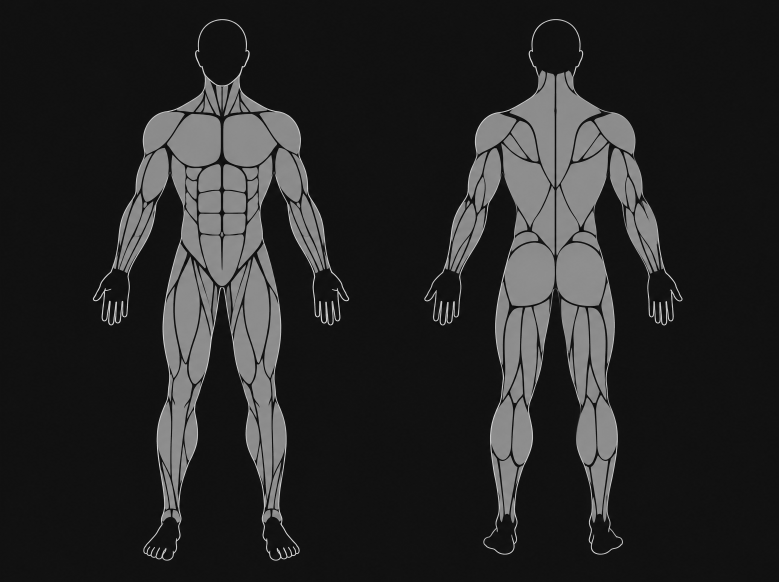
#> input picture .claude/skills/image/bodymap/master.png, 2336 x 1744 px (shown at 1/3 size)
$ python bm1_axis.py
#> lines starting #> are read from the running program, lines starting #| are printed output that depends on the picture; after the words box and inside, x2 and y2 are one past the last pixel; in counts of white or black regions, pixels touching at a corner belong together
"""Stage 1: split the chosen drawing (round 1, C) into its two figures, find each figure's
mirror axis, and write both symmetric versions (left half mirrored, right half mirrored)."""
import json
import numpy as np
from PIL import Image

L = np.asarray(Image.open('master.png').convert('L')).astype(np.float32)
H, W = L.shape
#> H = 1744; W = 2336
content = (L > 60)
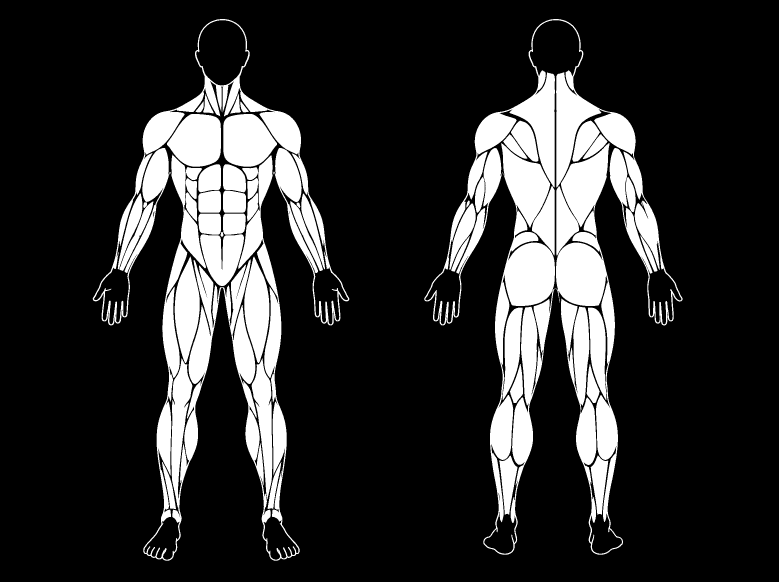
#> content: shape (1744, 2336) bool (shown at 1/3 size); 17.8% white; 53 white regions (1 under 20 px), largest, box (x1, y1, x2, y2) and area: (278, 57, 1048, 1682) 200665, (1450, 430, 1869, 1664) 187516, (1273, 57, 2048, 977) 105312
cols = content.sum(axis=0)
#> cols = 2336 values, max 1145 at index 1775, min 0 at index 0, mean 311.1
mid = W // 2
#> mid = 1168
gap = [x for x in range(mid - 400, mid + 400) if cols[x] == 0]
#> gap = 225 values from 1048 to 1272
split = gap[len(gap) // 2]
#> split = 1160
print('image', W, H, 'split at', split, 'gap', gap[0], gap[-1])
#| image 2336 1744 split at 1160 gap 1048 1272

out = {}
for name, x0, x1 in (('front', 0, split), ('back', split, W)):
    sub = L[:, x0:x1]
    c = sub > 60
    ys, xs = np.where(c)
    bx0, bx1, by0, by1 = xs.min(), xs.max(), ys.min(), ys.max()
    guess = (bx0 + bx1) / 2
    best = None
    # candidate axes on half-pixel steps; score = mean abs diff between the image and its mirror
    for a2 in range(int(2 * guess) - 40, int(2 * guess) + 41):
        a = a2 / 2
        xs_ = np.arange(bx0, bx1 + 1)
        xm = np.round(2 * a - xs_).astype(int)
        ok = (xm >= 0) & (xm < sub.shape[1])
        diff = np.abs(sub[by0:by1 + 1, xs_[ok]] - sub[by0:by1 + 1, xm[ok]]).mean()
        if best is None or diff < best[0]:
            best = (diff, a)
    diff, a = best
    print(name, 'bbox', (bx0, by0, bx1, by1), 'axis', a, 'mirror diff', round(float(diff), 2))
    out[name] = {'x0': int(x0), 'x1': int(x1), 'axis': a, 'bbox': [int(bx0), int(by0), int(bx1), int(by1)]}
    # symmetric versions
    for side in ('L', 'R'):
        sym = sub.copy()
        xs_ = np.arange(sub.shape[1])
        xm = np.round(2 * a - xs_).astype(int)
        valid = (xm >= 0) & (xm < sub.shape[1])
        if side == 'L':   # keep the left half, mirror it onto the right
            tgt = xs_ > a
        else:
            tgt = xs_ < a
        m = tgt & valid
        sym[:, xs_[m]] = sub[:, xm[m]]
        sym[:, xs_[tgt & ~valid]] = sub[0, 0]
        Image.fromarray(sym.astype(np.uint8)).save(f'sym_{name}_{side}.png')
#> this loop made 2 passes
#> (name, x0, x1, bx0, bx1, by0, by1, guess) on passes 1 to 2: ('front', 0, 1160, 278, 1047, 57, 1681, 662.5), ('back', 1160, 2336, 113, 887, 57, 1663, 500)
#| front bbox (278, 57, 1047, 1681) axis 665.5 mirror diff 6.28
#| back bbox (113, 57, 887, 1663) axis 505.5 mirror diff 8.7
#> pass 1, `c = sub > 60`:
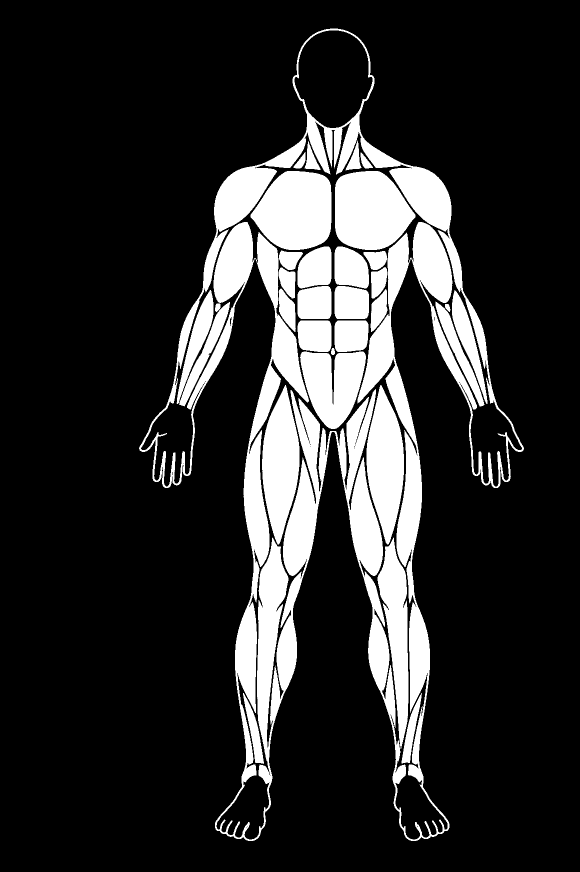
#> c: shape (1744, 1160) bool (shown at 1/2 size); 17.6% white; 32 white regions, largest, box (x1, y1, x2, y2) and area: (278, 57, 1048, 1682) 200665, (501, 342, 663, 500) 19808, (670, 342, 831, 500) 19737
#> pass 1, `Image.fromarray(sym.astype(np.uint8)).save(f'sym_{name}_{side}.png')`:
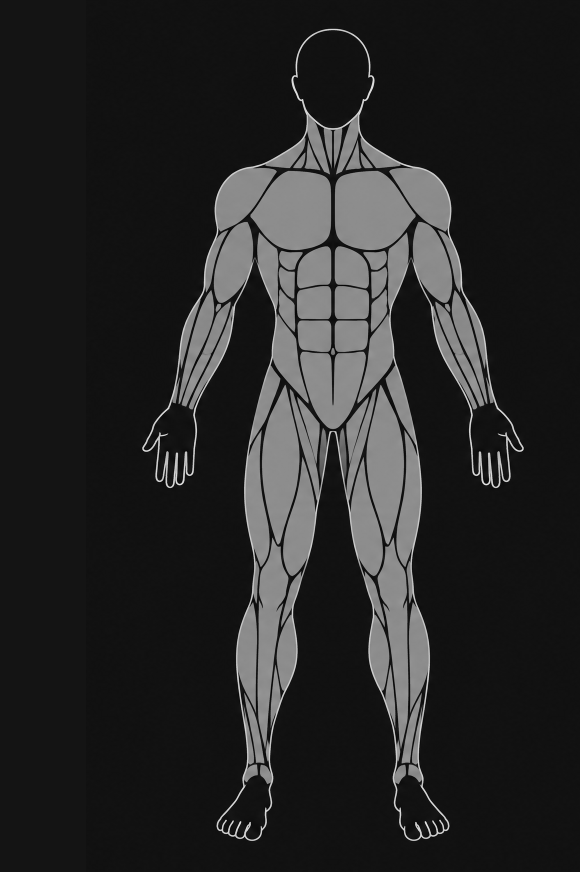
#> saved as sym_front_R.png: PIL image 1160x1744 L (shown at 1/2 size); min 0, max 249, mean 39.4
#> after the loop:
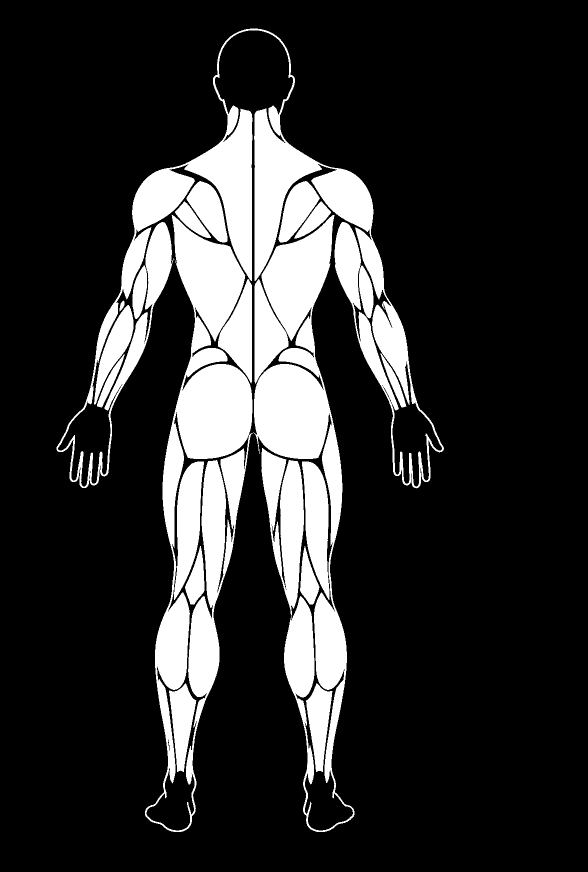
#> c: shape (1744, 1176) bool (shown at 1/2 size); 18.1% white; 21 white regions (1 under 20 px), largest, box (x1, y1, x2, y2) and area: (290, 430, 709, 1664) 187516, (113, 57, 888, 977) 105312, (348, 923, 408, 1200) 9716
#> after the loop:
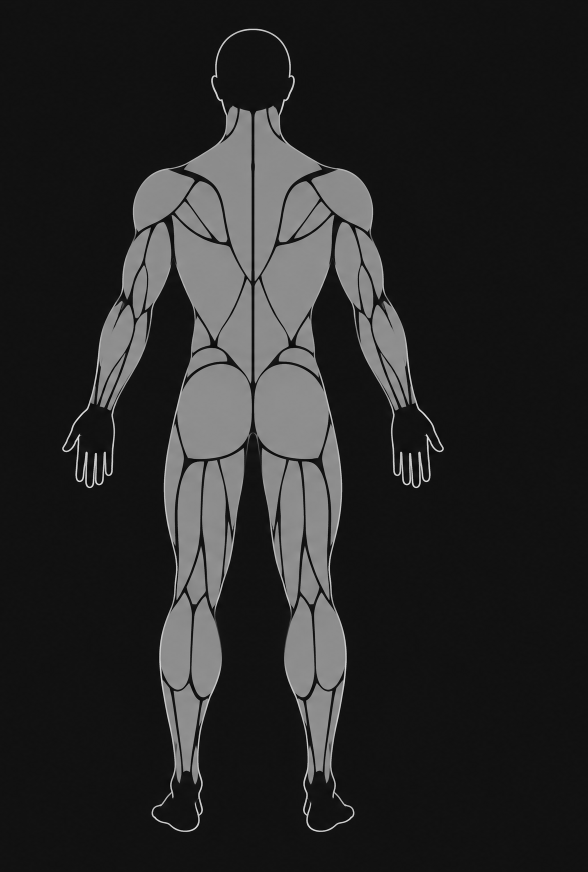
#> sym: shape (1744, 1176) float32 (shown at 1/2 size); min 0, max 239, mean 39.5
#> after the loop, out = 2 items

json.dump(out, open('bm_axis.json', 'w'), indent=1)
# side-by-side comparison sheet, cropped to the figures
tiles = []
for name in ('front', 'back'):
    bx0, by0, bx1, by1 = out[name]['bbox']
#> bx0 = 278; bx1 = 1047; by1 = 1681
    for side in ('L', 'R'):
        im = Image.open(f'sym_{name}_{side}.png').crop((bx0 - 10, by0 - 10, bx1 + 10, by1 + 10))
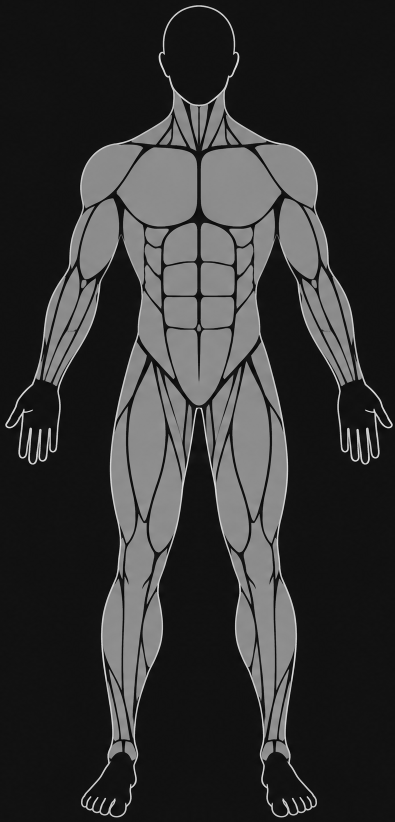
#> im: PIL image 789x1644 L (shown at 1/2 size); min 0, max 244, mean 51.5
        tiles.append(im)
w = sum(t.width for t in tiles) + 30
#> w = 3196
h = max(t.height for t in tiles)
#> h = 1644
sheet = Image.new('L', (w, h), 90)
#> sheet: PIL image 3196x1644 L; every value is 90
x = 0
for t in tiles:
    sheet.paste(t, (x, 0)); x += t.width + 10
#> this loop made 4 passes
#> x on passes 1 to 4: 799, 1598, 2402, 3206
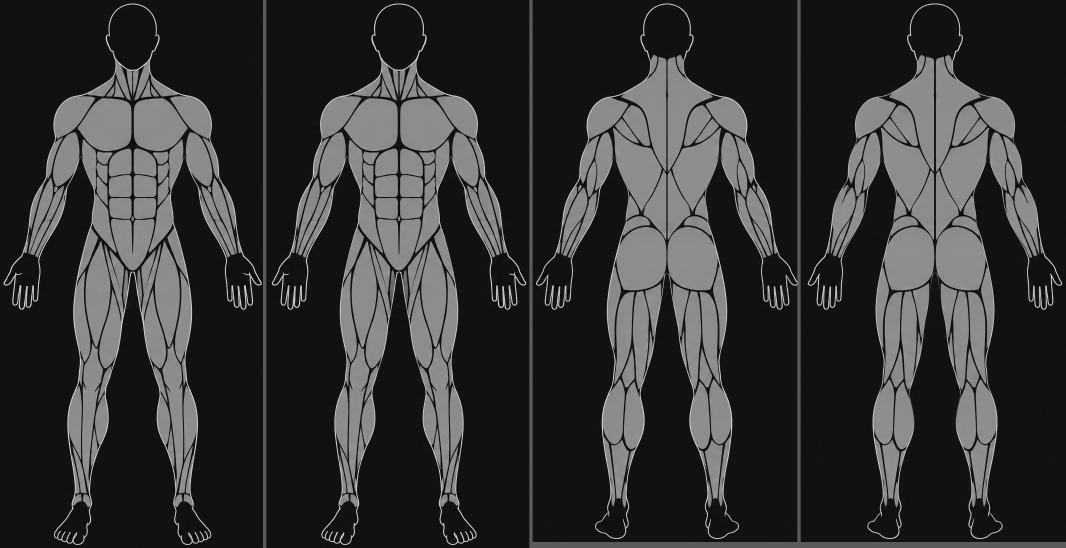
#> sheet: PIL image 3196x1644 L (shown at 1/3 size); min 0, max 249, mean 52.7
#> after the loop, x = 3206
sheet.save('sym_compare.png'); print('sheet', sheet.size)
#| sheet (3196, 1644)
